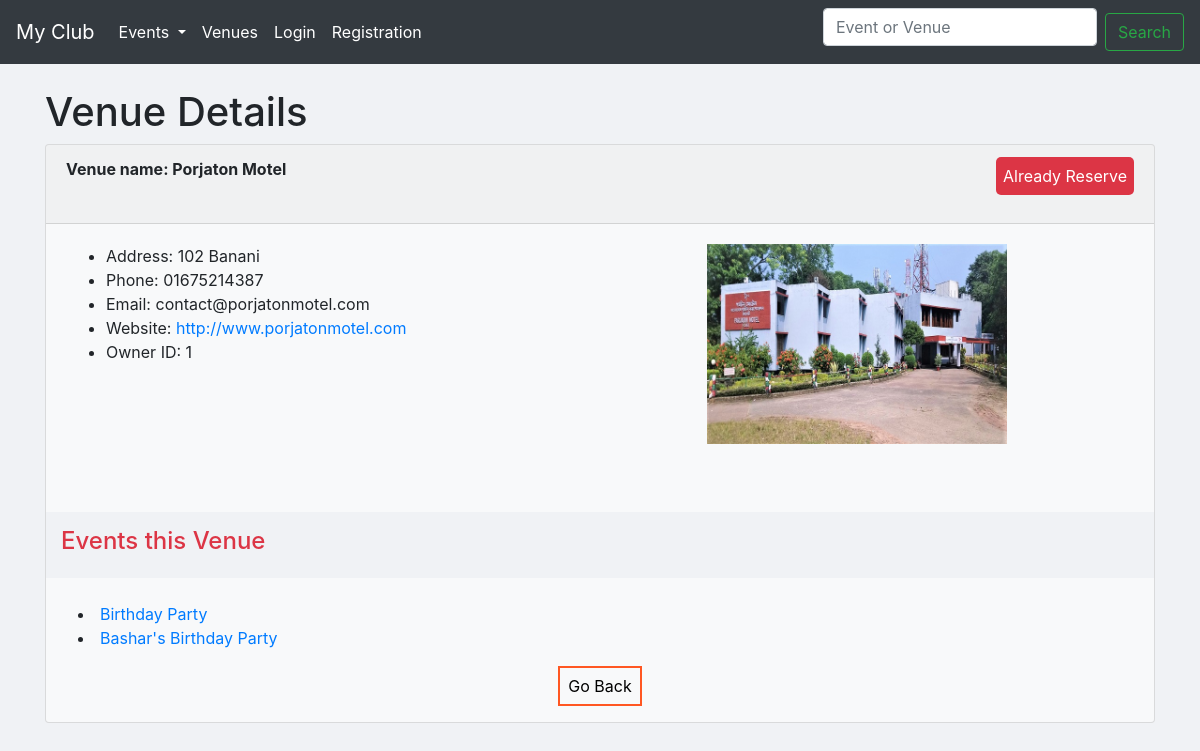
The page /show-venue/venuid?3/ on the database its author committed.
### events/models.py (models this page shows, shortened)
class Venue(models.Model):
	name = models.CharField(verbose_name='Venue name', max_length=120)
	address = models.CharField(max_length=300)
	zip_code = models.CharField('Zip Code',max_length=10,blank=True)
	phone = models.CharField('Contact phone',max_length=15,blank=True)
	web = models.URLField('Website address', blank=True)
	email = models.EmailField('Email address',blank=True)
	owner = models.PositiveIntegerField(verbose_name='Venue Owner', blank=False, default=1)
	book = models.BooleanField(default=False, blank=True)
	images = models.ImageField(upload_to='venue/images/',verbose_name='Upload Image')

class Event(models.Model):
	name = models.CharField('Event name', max_length=120)
	event_date = models.DateTimeField('Event date')
	venue = models.ForeignKey(Venue, null=True, on_delete=models.CASCADE) # Many to One Relation
	manager = models.ForeignKey(User, blank=True,on_delete=models.CASCADE) # Many to one Relation
	description = models.TextField(blank=True)
	attendees = models.ManyToManyField(MyClubUser,blank=True) # Many to Many Relation
	approved = models.BooleanField("Approved", default=False)
	def __str__(self):
		return self.name

### events/views.py (the view)
# urls.py: path('show-venue/venuid?<venue_id>/', views.show_venue, name='show-venue'),
def show_venue(request, venue_id):
	try:
		venue = Venue.objects.get(pk=venue_id)
		venue_owner = Venue.objects.get(pk=venue.owner)
		events = venue.event_set.all()
	except VenuesModel.DoesNotExist:
            return HttpResponse('Exception: Data Not Found')
	return render(request, 'events/show_venue.html', {'venue':venue,'venue_owner':venue_owner,'events':events})

### events/templates/events/show_venue.html
{% extends 'events/base.html' %}
    {% block content %}
      <h1>Venue Details</h1>
          <div class="card bg-light mb-3">
            <div class="card-header"><b>Venue name: {{venue.name | title}}</b>
              {% if venue.book == 1 %}
              <p class="float-right disabled" style="color:white;padding: 7px;background-color: #dc3545; border-radius: 5px;">Already Reserve</p>
              {% else %}
              <a class="btn btn-primary float-right text-light" >Reserve Now</a>
              {% endif %}
            </div>
              <div class="card-body">
                <div class="row">
                  <div class="col-7">
                    <ul>
                  {% if venue.address %}
                  <li>Address: {{venue.address}}</li>
                  {% endif %}
                  {% if venue.phone %}
                  <li>Phone: {{venue.phone}}</li>
                  {% endif %}
                  {% if venue.email %}
                  <li>Email: {{venue.email}}</li>
                  {% endif %}
                  {% if venue.web %}
                  <li>Website: <a href="{{venue.web}}" target="_blank">{{venue.web}}</a></li>
                  {% endif %}
                  {% if venue.owner %}
                  <li>Owner ID: {{venue.owner}}</li>
                  {% endif %}
                </ul>
                  </div>
                  <div class="col-5">
                    {% if venue.images %}
                  <img src="{{venue.images.url}}" target="_blank" width="300">
                  {% endif %}
                  </div>
                </div>
              </div>
              <br><br>
              <div style="padding:15px;background-color: #f0f2f5;">
                  <h4 class="text-danger">Events this Venue</h4>
              </div><br>
              <div class="">
                {% for event in events %}
                      <li style="padding-left:2rem;"><a href="{% url 'show-event' event.id %}">{{event|title}}</a></li>
                    {% endfor %}
              </div>
              <br>
              <div class="text-center">
                <a id="back" style="padding:8px;text-decoration: none;color: black;border: 2px solid #ff5722;" href="{% url 'list-venue' %}">Go Back</a><br><br>
              </div>
          </div>
    {% endblock content %}

### events/templates/events/base.html (style rules this page uses)
body { background-color: #f0f2f5; }

### rows shown on the page
Venue: name "Porjaton Motel", address "102 Banani", phone "01675214387", email "contact@porjatonmotel.com", web "http://www.porjatonmotel.com", owner "1", images (picture)
Event: name "Birthday Party"
Event: name "Bashar's Birthday Party"
